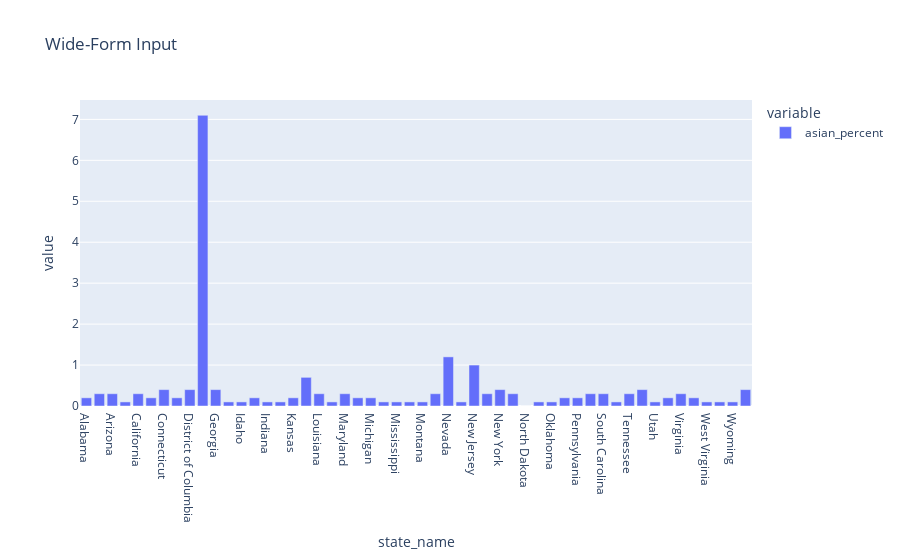

The code cell stored with this chart in its notebook:
### Code cell
fig = px.bar(statedf, x="state_name", y=["asian_percent"], title="Wide-Form Input")
fig.show()

### Figure 1 — Plotly figure (JSON) as saved in the notebook; plotly's stock layout.template omitted (floating-point values rounded to 4 significant figures)
{"data": [{"alignmentgroup": "True", "hovertemplate": "variable=asian_percent<br>state_name=%{x}<br>value=%{y}<extra></extra>", "legendgroup": "asian_percent", "marker": {"color": "#636efa", "pattern": {"shape": ""}}, "name": "asian_percent", "offsetgroup": "asian_percent", "orientation": "v", "showlegend": true, "textposition": "auto", "type": "bar", "x": ["Alabama", "Alaska", "Arizona", "Arkansas", "California", "Colorado", "Connecticut", "Delaware", "District of Columbia", "Florida", "Georgia", "Hawaii", "Idaho", "Illinois", "Indiana", "Iowa", "Kansas", "Kentucky", "Louisiana", "Maine", "Maryland", "Massachusetts", "Michigan", "Minnesota", "Mississippi", "Missouri", "Montana", "Nebraska", "Nevada", "New Hampshire", "New Jersey", "New Mexico", "New York", "North Carolina", "North Dakota", "Ohio", "Oklahoma", "Oregon", "Pennsylvania", "Rhode Island", "South Carolina", "South Dakota", "Tennessee", "Texas", "Utah", "Vermont", "Virginia", "Washington", "West Virginia", "Wisconsin", "Wyoming", "Puerto Rico"], "xaxis": "x", "y": [0.2, 0.3, 0.3, 0.1, 0.3, 0.2, 0.4, 0.2, 0.4, 7.1, 0.4, 0.1, 0.1, 0.2, 0.1, 0.1, 0.2, 0.7, 0.3, 0.1, 0.3, 0.2, 0.2, 0.1, 0.1, 0.1, 0.1, 0.3, 1.2, 0.1, 1, 0.3, 0.4, 0.3, 0, 0.1, 0.1, 0.2, 0.2, 0.3, 0.3, 0.1, 0.3, 0.4, 0.1, 0.2, 0.3, 0.2, 0.1, 0.1, 0.1, 0.4], "yaxis": "y"}], "layout": {"barmode": "relative", "legend": {"title": {"text": "variable"}, "tracegroupgap": 0}, "title": {"text": "Wide-Form Input"}, "xaxis": {"anchor": "y", "domain": [0, 1], "title": {"text": "state_name"}}, "yaxis": {"anchor": "x", "domain": [0, 1], "title": {"text": "value"}}}}
